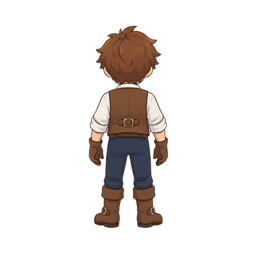
#> input picture tools/sprixen/arthur_back_base.png, 256 x 256 px
$ python masks.py arthur_back_base.png out.png 5
#> lines starting #> are read from the running program, lines starting #| are printed output that depends on the picture; after the words box and inside, x2 and y2 are one past the last pixel; in counts of white or black regions, pixels touching at a corner belong together
#> further down, s is the input picture: PIL image 256x256 RGBA; mean R, G, B, A 191.9, 187.4, 185.1, 39.4
"""Skin / hair masks for an in-game strip, used by the recolour shader (player customization).

For every pixel of a finished strip (98x148 cells) this writes a matching mask pixel:
    R = how much the pixel is skin   (0-255)
    G = how much the pixel is hair   (0-255)
Skin uses the same CIE Lab test as skin_match.py (light, orange hue, moderate chroma).
Hair is brown-orange and darker than skin, and must be part of the hair mass on the head:
only the top of each cell (the head) is considered, and only connected patches big enough
to be hair (eyes/irises are separate small dots and stay unmasked). The dark outline is in
neither mask, so it stays dark whatever colours the player picks.
usage: python3 masks.py <strip.png> <mask_out.png> [head_rows=46]
head_rows = height of the head (top of hair to chin) in game pixels; build_char.py passes it
from the head rows it detected in the approved drawing."""
import sys
import cv2
import numpy as np
from PIL import Image
from scipy import ndimage

from cells import CELL_W, K


def ramp(x, lo, hi):
    return np.clip((x - lo) / (hi - lo), 0.0, 1.0)


def lab_parts(rgba):
    lab = cv2.cvtColor(rgba[:, :, :3].astype(np.uint8), cv2.COLOR_RGB2LAB).astype(np.float32)
    l = lab[:, :, 0] * 100 / 255
    a, b = lab[:, :, 1] - 128, lab[:, :, 2] - 128
    return l, np.hypot(a, b), np.degrees(np.arctan2(b, a))


def cell_masks(c, head_rows):
    alpha = c[:, :, 3]
    solid = alpha > 0
    l, chroma, hue = lab_parts(c)
    skin = ramp(l, 54, 62) * ramp(chroma, 8, 14) * (1 - ramp(chroma, 46, 54)) \
        * ramp(hue, 36, 44) * (1 - ramp(hue, 74, 82))
    hairish = (1 - ramp(l, 52, 60)) * ramp(l, 10, 16) * ramp(chroma, 8, 14) \
        * ramp(hue, 28, 36) * (1 - ramp(hue, 78, 86))
    ys = np.where(solid.any(1))[0]
    top = ys.min() if len(ys) else 0
    head = np.zeros_like(solid)
    import os
    if not os.environ.get("TUMBLE"):
        head[top:top + head_rows] = True
    # TUMBLE (rolls): the head is not at the top of an upside-down frame, and hair, gloves, vest
    # and boots are the same brown, so no hair is marked there (skin still is): a chosen hair
    # colour shows its original chestnut for the 0.36 s of a roll
    core = (hairish > 0.5) & head & solid
    lab, n = ndimage.label(core, structure=np.ones((3, 3)))
    keep = np.zeros_like(core)
    if n:
        sizes = ndimage.sum(core, lab, range(1, n + 1))
        for k, s in enumerate(sizes, 1):
            comp = lab == k
            # hair = big patches that reach the top of the head (the vest collar and
            # eyes/brows don't), bangs/sideburns come along because they're attached
            if s >= 25 and comp[top:top + 10].any():
                keep |= comp
    hair = np.where(keep, hairish, 0.0)
    # the dark line art around the face, eyes and lashes touches the hair mass but is outline,
    # not hair: dark pixels next to skin stay out, so they stay dark with any hair colour
    near_skin = ndimage.binary_dilation(skin > 0.5, iterations=2)
    hair *= 1 - (near_skin & (l < 38))
    # eyes, brows and mouth sit inside the face: anything enclosed by skin is a facial feature
    face = ndimage.binary_fill_holes(ndimage.binary_closing(skin > 0.5, iterations=2))
    hair *= 1 - face
    # below brow level, brown pixels bordering the skin are the jaw/neck line art, not hair
    brow = top + int(0.45 * head_rows)
    lower = np.zeros_like(solid)
    lower[brow:] = True
    hair *= 1 - (lower & ndimage.binary_dilation(skin > 0.5, iterations=1))
    hair *= ramp(l, 18, 24)                   # the darkest pixels are always outline
    skin = np.where(solid, skin, 0.0) * (1 - hair)
    # real skin (face, neck, forearms, ears) is a patch with some thickness; 1-2px streaks
    # where the cream shirt blends into the brown vest are not skin
    core = ndimage.binary_opening(skin > 0.5, structure=np.ones((3, 3)))
    # ...except on the head, where ears and the nape are only ~2px thick at game size
    head_skin = (skin > 0.5) & ndimage.binary_dilation(head, iterations=3)
    hl, hn = ndimage.label(head_skin, structure=np.ones((3, 3)))
    if hn:
        hs = ndimage.sum(head_skin, hl, range(1, hn + 1))
        core |= np.isin(hl, [k for k, v in enumerate(hs, 1) if v >= 3])
    lab_s, ns = ndimage.label(skin > 0.15, structure=np.ones((3, 3)))
    ok = np.isin(lab_s, np.unique(lab_s[core])) & (lab_s > 0)
    skin = np.where(ok, skin, 0.0)
    # the soft edge of the skin (pixels half skin, half line art) must follow the skin colour,
    # otherwise they keep the original light tone and glow around a darker face
    core_s = skin > 0.5
    holes = ndimage.binary_fill_holes(ndimage.binary_closing(core_s, iterations=2)) & ~core_s
    features = ndimage.binary_erosion(holes, iterations=1)   # eyes/brows/mouth, minus a 1px rim
    edge = ndimage.binary_dilation(core_s, iterations=2) & solid & (hair < 0.5) & ~features \
        & (l > 20) & (chroma > 6) & (hue > 15) & (hue < 95)
    skin = np.maximum(skin, edge * 1.0)
    return skin, hair


def make_mask(strip, head_rows=46):
#> called with head_rows = 5
    a = np.array(strip.convert("RGBA")).astype(np.float32)
    out = np.zeros(a.shape, np.uint8)
    for i in range(a.shape[1] // CELL_W):
        sl = slice(i * CELL_W, (i + 1) * CELL_W)
        skin, hair = cell_masks(a[:, sl], head_rows)
        out[:, sl, 0] = np.round(skin * 255)
        out[:, sl, 1] = np.round(hair * 255)
        out[:, sl, 3] = 255
#> this loop made 2 passes
#> (top in cell_masks, n in cell_masks, sizes in cell_masks, brow in cell_masks, hn in cell_masks, ns in cell_masks) on passes 1 to 2: (48, 1, [5], 50, 0, 1), (25, 2, [35, 1], 27, 0, 14)
#> pass 1, in cell_masks, `alpha = c[:, :, 3]`:
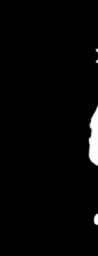
#> alpha: shape (256, 98) float32; min 0, max 255, mean 4.5
#> pass 1, in cell_masks, `solid = alpha > 0`:
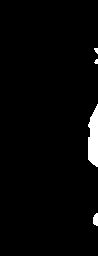
#> solid: shape (256, 98) bool; 2.3% white; 4 white regions (2 under 20 px), largest, box (x1, y1, x2, y2) and area: (88, 104, 98, 167) 488, (93, 213, 98, 226) 54
#> pass 1, in lab_parts, `lab = cv2.cvtColor(rgba[:, :, :3].astype(np.uint8), cv2.COLOR_RGB2LAB)..`:
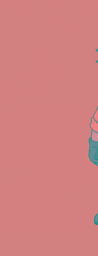
#> lab: shape (256, 98, 3) float32; mean of channels 0, 1, 2 210, 128.2, 128.4; drawn as R, G, B
#> pass 1, in lab_parts, `l = lab[:, :, 0] * 100 / 255`:
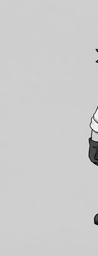
#> l: shape (256, 98) float32; min 12.16, max 99.22, mean 82.4; drawn with min black and max white
#> after the loop:
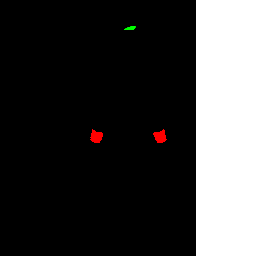
#> out: shape (256, 256, 4); mean R, G, B, A 1, 0.1, 0, 195.2; transparent parts drawn white
    return Image.fromarray(out)


if __name__ == "__main__":
    s = Image.open(sys.argv[1])
    hr = int(sys.argv[3]) if len(sys.argv) > 3 else 46
    make_mask(s, hr).save(sys.argv[2])

$ run again, on tools/sprixen/arthur_down_walk_locked.png
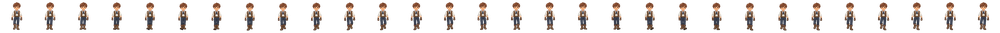
#> input picture tools/sprixen/arthur_down_walk_locked.png, 1000 x 33 px, shrunk from 7680 x 256 before the run
#> s is the input picture: PIL image 1000x33 RGBA; mean R, G, B, A 34.9, 26.7, 22.4, 40.2
#> the loop in make_mask, `for i in range(a.shape[1] // CELL_W):` made 10 passes
#> (n in cell_masks, sizes in cell_masks, hn in cell_masks, hs in cell_masks, ns in cell_masks) on passes 1 to 6: (9, [1, 1, 1, 1, 1, 1, 21, 21, 22], 7, [1, 3, 3, 1, 1, 1, 1], 19), (5, [1, 1, 20, 21, 19], 4, [2, 1, 2, 2], 11), (8, [1, 1, 1, 24, 1, 21, 17, 1], 3, [1, 2, 2], 12), (4, [1, 20, 18, 19], 3, [2, 2, 2], 16), (6, [24, 1, 1, 27, 20, 1], 6, [3, 1, 1, 3, 1, 2], 20), (8, [24, 1, 1, 1, 24, 20, 1, 1], 6, [3, 1, 1, 3, 1, 2], 19)
#> pass 1, in cell_masks, `solid = alpha > 0`:
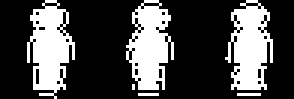
#> solid: shape (33, 98) bool (shown 3 times larger); 29.2% white; 6 white regions (3 under 20 px), largest, box (x1, y1, x2, y2) and area: (9, 0, 25, 33) 316, (75, 0, 91, 30) 308, (42, 0, 58, 30) 304
#> in make_mask, `return Image.fromarray(out)`:
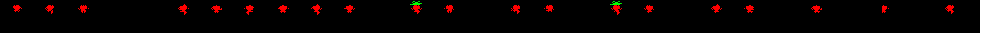
#> returned value: PIL image 1000x33 RGBA; mean R, G, B, A 6.6, 0.4, 0, 249.9; transparent parts drawn white
